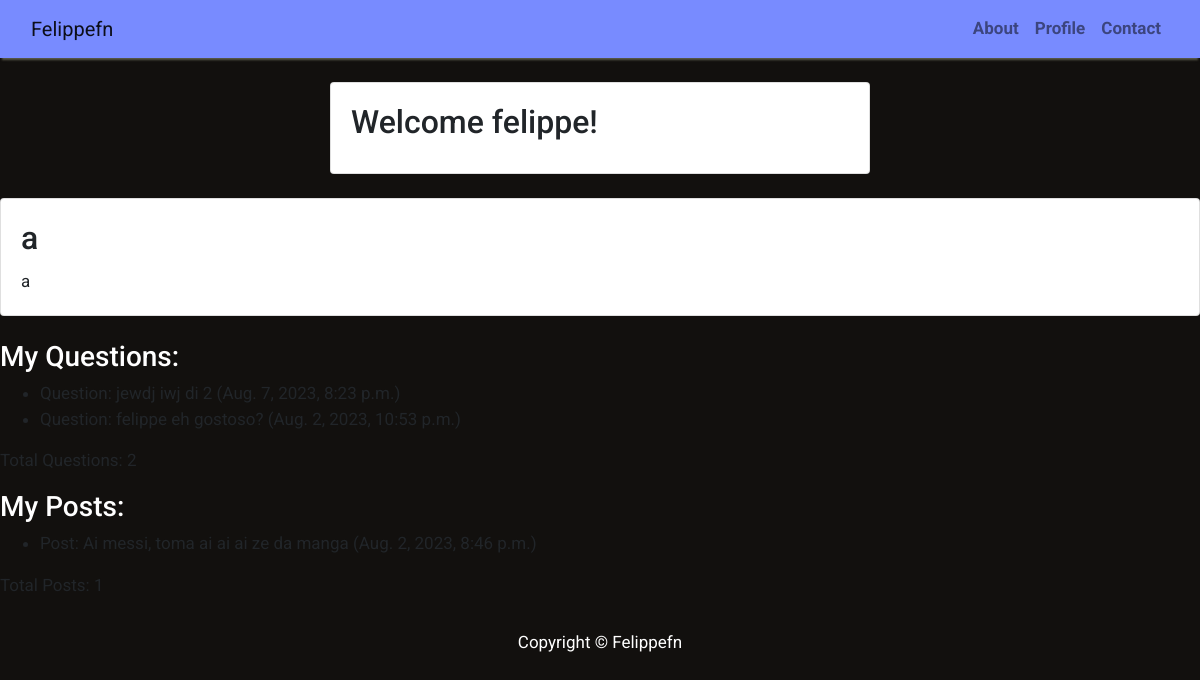
The page /profile/ (signed in) on the database as committed earlier.
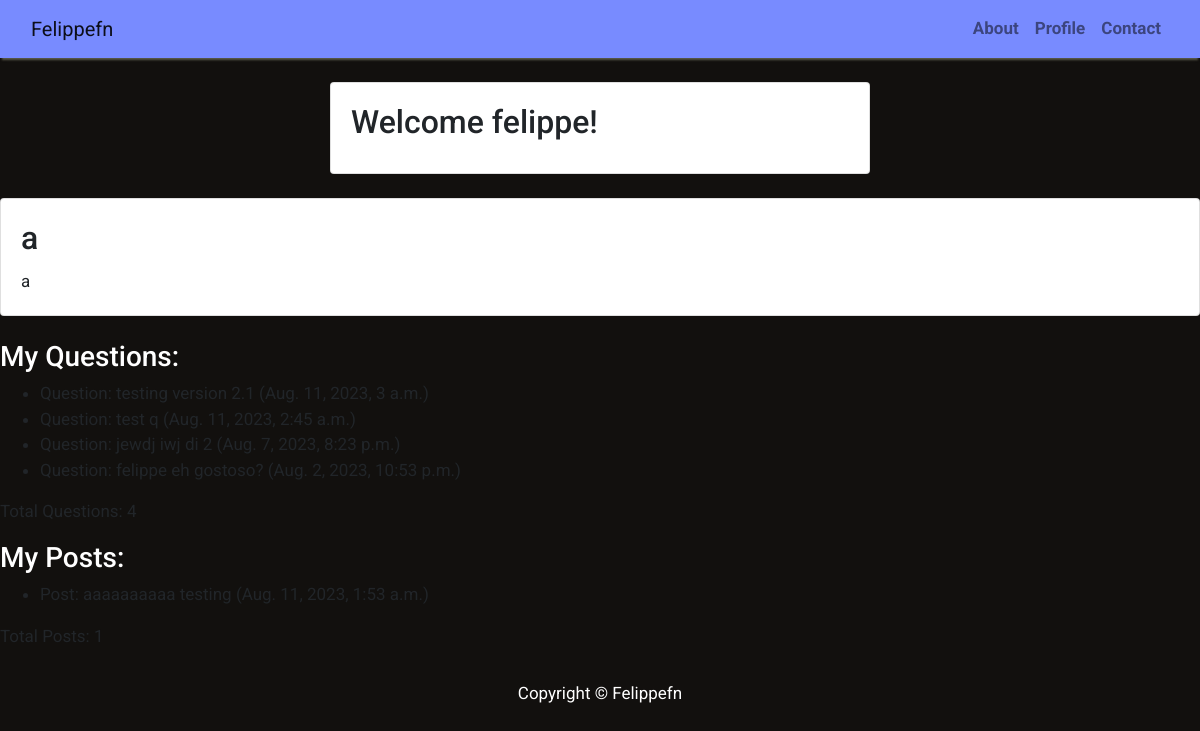
The same page on the database as committed later.
### qna/models.py (models this page shows, shortened)
class Question(models.Model):
    title = models.CharField(max_length=200, blank=False)
    slug = models.SlugField(max_length=200, unique=True, blank=False)
    author = models.ForeignKey(User, on_delete= models.CASCADE, related_name='question_posts')
    updated_on = models.DateTimeField(auto_now= True)
    content = models.TextField()
    created_on = models.DateTimeField(auto_now_add=True)
    status = models.IntegerField(choices=STATUS, default=0)
    class Meta:
        ordering = ['-created_on']

### blog/models.py (models this page shows, shortened)
class Post(models.Model):
    title = models.CharField(max_length=200, unique=True)
    slug = models.SlugField(max_length=200, unique=True)
    author = models.ForeignKey(User, on_delete= models.CASCADE,related_name='blog_posts')
    updated_on = models.DateTimeField(auto_now= True)
    content = models.TextField()
    created_on = models.DateTimeField(auto_now_add=True)
    status = models.IntegerField(choices=STATUS, default=0)
    class Meta:
        ordering = ['-created_on']

### blog/views.py (the view)
# urls.py: path('profile/', blog_views.my_profile, name='profile'),
def my_profile(request):
    questions = Question.objects.filter(author=request.user)
    posts = Post.objects.filter(author=request.user)
    content = list(questions) + list(posts)
    question_list = list(questions)
    post_list = list(posts)
    question_list_length = len(question_list)  # Use len() instead of lenght()
    post_list_length = len(post_list)
    context = {
        'username': request.user.username,
        'content': content,
        'question_list': question_list,
        'post_list': post_list,
        'question_list_length': question_list_length,
        'post_list_length': post_list_length
    }
    return render(request, 'my_profile.html', context)

### templates/my_profile.html (shortened to what this page needs)
{% extends "base.html" %} {% block content %}
<div class="container">
  <div class="row">
    <div class="col-md-6 mx-auto">
      <div class="card my-4">
        <div class="card-body">
          <h2 class="card-title">Welcome {{username}}!</h2>
        </div>
      </div>
    </div>
  </div>
</div>
<div class="card mb-4">
  <div class="card-body">
    <h2 class="card-title">a</h2>
    <p class="card-text">a</p>
  </div>
</div>
<h3 class="text-white">My Questions:</h3>
  {% if question_list %}
    <ul>
      {% for question in question_list %}
        <li>
          Question: {{ question.title }} ({{ question.created_on }})
        </li>
      {% endfor %}
    </ul>
    <p>Total Questions: {{ question_list_length }}</p>
  {% else %}
    <p>No questions found.</p>
  {% endif %}
  <h3 class="text-white">My Posts:</h3>
  {% if post_list %}
    <ul>
      {% for post in post_list %}
        <li>
          Post: {{ post.content }} ({{ post.created_on }})
        </li>
      {% endfor %}
    </ul>
    <p>Total Posts: {{ post_list_length }}</p>
  {% else %}
    <p>No posts found.</p>
  {% endif %}
{% endblock %}

Rows that differ between the two databases and show on the page:
removed Post: content "Ai messi, toma ai ai ai ze da manga", created_on "Aug. 2, 2023, 8:46 p.m."
added Question: title "testing version 2.1", created_on "Aug. 11, 2023, 3 a.m."
added Question: title "test q", created_on "Aug. 11, 2023, 2:45 a.m."
added Post: content "aaaaaaaaaa testing", created_on "Aug. 11, 2023, 1:53 a.m."
Other text that changed with them:
{{ question_list_length }}: "2" → "4"
